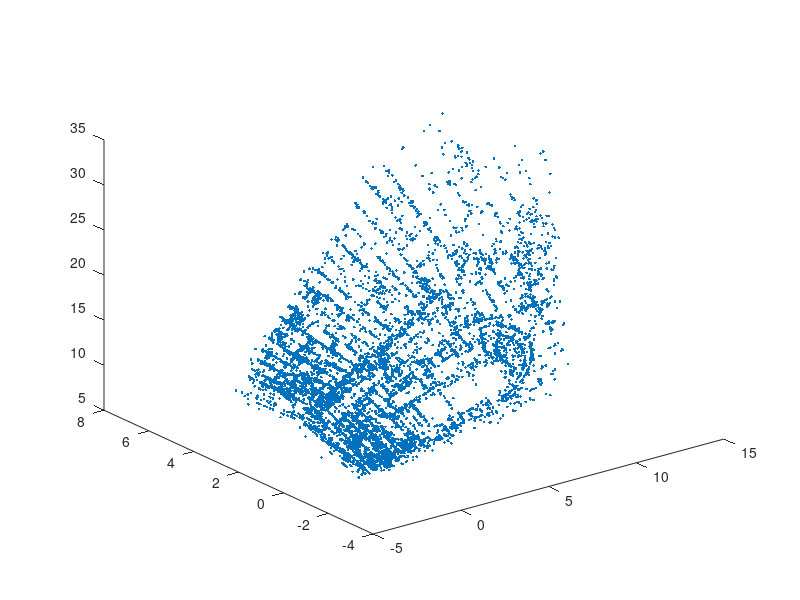

Write the MATLAB code that produced this figure. (Note: this script raises an error after producing the figure.)
clear all
close all 
load('compEx1data.mat');


% 3D ploting and camera centers along with its axis ploting
figure(1);
p=plot3(X(1,:),X(2,:),X(3,:),'.');
p.MarkerSize= 4;
axis equal;
% camera plotting
for i = 1: numel(P)
    hold on
    plotcams(P);
end
P_matrix= cell2mat(P(1,1));

%3d points projection
projection = P_matrix*X;
xproj = pflat(projection);
figure (2);
%  imshow( char(imfiles(1)), 'InitialMagnification',150);
%  hold on
%  plot(projection(2,1:end),projection(1,1:end),'r.' )
%  axis equal
im = imread(imfiles{1});
visible = isfinite(x{1}(1 ,:));
imshow(im,'InitialMagnification','fit');
axis equal

hold on

plot(x{1}(2, visible),max(x{1}(1, visible))-x{1}(1, visible),'*');
plot(xproj(2,visible), max(xproj(1,visible))-xproj(1,visible),'ro');
axis equal


%projective transformations

t1 =[1 0 0 0
    0 4 0 0
    0 0 1 0
    1/10 1/10 0 1];
t2 =[1 0 0 0
    0 1 0 0
    0 0 1 0
    1/16 1/16 0 1];

new_3d_points_1 = t1*X;
new_3d_points_2 = t2*X;
new_3d_points_1 =pflat(new_3d_points_1);
new_3d_points_2 =pflat(new_3d_points_2);
figure(3)
p=plot3(new_3d_points_1(1,:),new_3d_points_1(2,:),new_3d_points_1(3,:),'.');
p.MarkerSize= 4;
p_new_cell_array = {};
for i = 1: numel(P)
    P_matrix= cell2mat(P(1,i));
    P_new_matrix = P_matrix*inv(t1);
    p_new_cell_array{1,i}=P_new_matrix;

end
p_p1 = p_new_cell_array;
hold on 
plotcams(p_new_cell_array);

figure(6)
p=plot3(new_3d_points_2(1,:),new_3d_points_2(2,:),new_3d_points_2(3,:),'.');
p.MarkerSize= 4;
p_new_cell_array = {};
for i = 1: numel(P)
    P_matrix= cell2mat(P(1,i));
    P_new_matrix = P_matrix*inv(t2);
    p_new_cell_array{1,i}=P_new_matrix;

end
p_p2= p_new_cell_array;
hold on 
plotcams(p_new_cell_array);


P_matrix= cell2mat(p_p1(1,1));

%3d points projection
projection = P_matrix*new_3d_points_1;
xproj = pflat(projection);
figure (4);
%  imshow( char(imfiles(1)), 'InitialMagnification',150);
%  hold on
%  plot(projection(2,1:end),projection(1,1:end),'r.' )
%  axis equal
im = imread(imfiles{1});
visible = isfinite(x{1}(1 ,:));
imshow(im,'InitialMagnification','fit');
axis equal

hold on
plot(x{1}(2, visible),max(x{1}(1, visible))-x{1}(1, visible),'*');
plot(xproj(2,visible), max(xproj(1,visible))-xproj(1,visible),'ro');
axis equal

P_matrix= cell2mat(p_p2(1,1));

projection = P_matrix*new_3d_points_2;
xproj = pflat(projection);
figure (5);
%  imshow( char(imfiles(1)), 'InitialMagnification',150);
%  hold on
%  plot(projection(2,1:end),projection(1,1:end),'r.' )
%  axis equal
im = imread(imfiles{1});
visible = isfinite(x{1}(1 ,:));
imshow(im,'InitialMagnification','fit');
axis equal

hold on

plot(x{1}(2, visible),max(x{1}(1, visible))-x{1}(1, visible),'*');
plot(xproj(2,visible), max(xproj(1,visible))-xproj(1,visible),'ro');
axis equal

%Exercise 2

P_matrix= cell2mat(P(1,1))
A = P_matrix(:,1:3);
[r,q] =rq(A);
K = r;
R = q;
K = K./K(3,3);
actual_camera = K;

% second part 
P_matrix= cell2mat(p_p1(1,1))
A = P_matrix(:,1:3);
[r,q] =rq(A);
K = r;
R = q;
moltiplicative_factor = K(3,3);
K = K./K(3,3);
modified_Camera_t1 =K;




% third part 
P_matrix= cell2mat(p_p2(1,1))
A = P_matrix(:,1:3);
[r,q] =rq(A);
K = r;
R = q;
K = K./K(3,3);
modified_Camera_t2 =K;


